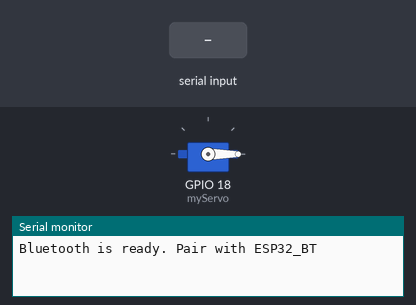
The sketch below on a simulated ESP32. On the bench: servo, the last lines printed to the serial monitor. The test bench sets the inputs (shaded band). Nothing arrives over Bluetooth unless stated.

Above: at 1.2 s.
1.3 s: "angle:90\n" received over the second serial link
At 2.1 s:
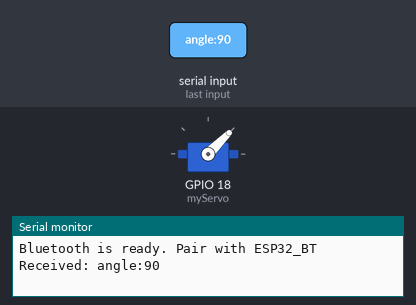
2.8 s: "angle:\n" received over the second serial link
At 3.2 s:
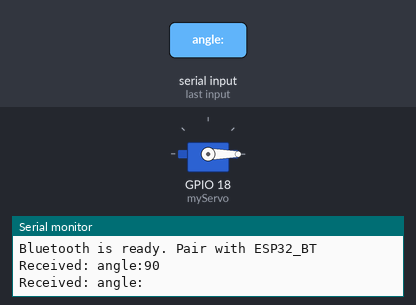
Timing chart, 0 to 5.8 s (numbered marks = the images above; inputs shaded):
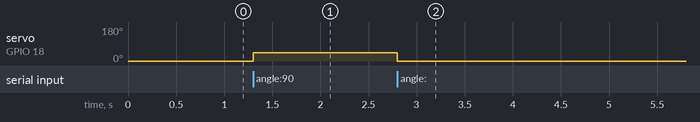

Measured:
- after the input at 1.3 s, servo on GPIO 18 (myServo): 0° → 45° at once
- after the input at 2.8 s, servo on GPIO 18 (myServo): 45° → 0° at once

The sketch:

servocodeforARDUINO.ino
```cpp
#include "BluetoothSerial.h"
#include <ESP32Servo.h>

// Create a BluetoothSerial object
BluetoothSerial SerialBT;

// Create a Servo object
Servo myServo;

// Pulse width range for 360° control (in microseconds)
const int minPulseWidth = 500;  // Corresponds to 0°
const int maxPulseWidth = 2500; // Corresponds to 360°

void setup() {
  Serial.begin(115200);
  SerialBT.begin("ESP32_BT"); // Bluetooth device name
  Serial.println("Bluetooth is ready. Pair with ESP32_BT");

  // Attach the servo to GPIO 18 with custom pulse width range
  myServo.attach(18, minPulseWidth, maxPulseWidth);
  myServo.writeMicroseconds(minPulseWidth); // Initialize servo to 0°
}

void loop() {
  if (SerialBT.available()) {
    String message = SerialBT.readStringUntil('\n');
    Serial.println("Received: " + message);

    if (message.startsWith("angle:")) {
      // Extract the angle from the message
      int angle = message.substring(6).toInt();
      if (angle >= 0 && angle <= 360) {
        // Map the angle to the pulse width range
        int pulseWidth = map(angle, 0, 360, minPulseWidth, maxPulseWidth);
        myServo.writeMicroseconds(pulseWidth); // Set the servo to the specified angle
        SerialBT.println("Servo moved to " + String(angle) + " degrees");
      } else {
        SerialBT.println("Invalid angle! Use 0-360.");
      }
    } else {
      SerialBT.println("Unknown command");
    }
  }
}
```
